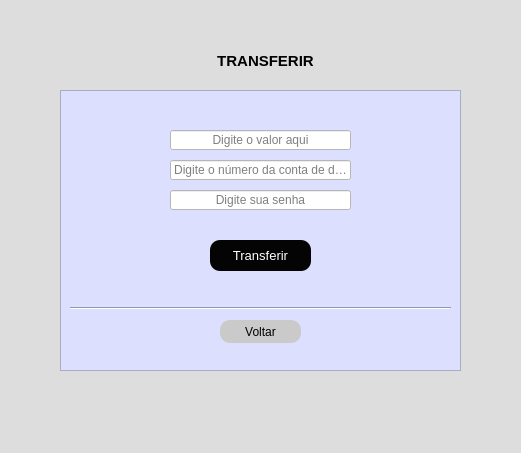
<?xml version="1.0" encoding="UTF-8"?>
<ui version="4.0">
 <class>Form</class>
 <widget class="QWidget" name="Form">
  <property name="geometry">
   <rect>
    <x>0</x>
    <y>0</y>
    <width>521</width>
    <height>453</height>
   </rect>
  </property>
  <property name="windowTitle">
   <string>Form</string>
  </property>
  <property name="styleSheet">
   <string notr="true">background-color: rgb(221, 221, 221);</string>
  </property>
  <widget class="QLabel" name="label">
   <property name="geometry">
    <rect>
     <x>210</x>
     <y>50</y>
     <width>111</width>
     <height>21</height>
    </rect>
   </property>
   <property name="font">
    <font>
     <pointsize>11</pointsize>
     <weight>75</weight>
     <bold>true</bold>
    </font>
   </property>
   <property name="cursor">
    <cursorShape>ArrowCursor</cursorShape>
   </property>
   <property name="text">
    <string>TRANSFERIR</string>
   </property>
   <property name="alignment">
    <set>Qt::AlignCenter</set>
   </property>
  </widget>
  <widget class="QPushButton" name="btn_voltar">
   <property name="geometry">
    <rect>
     <x>220</x>
     <y>320</y>
     <width>81</width>
     <height>23</height>
    </rect>
   </property>
   <property name="cursor">
    <cursorShape>PointingHandCursor</cursorShape>
   </property>
   <property name="styleSheet">
    <string notr="true">QPushButton{
	color: rgb(0, 0, 0);
	background-color: rgb(202, 202, 202);
border-radius: 10px;
}

QPushButton:hover{
background-color: rgb(122, 122, 122);
color: rgb(255, 255, 255);

}</string>
   </property>
   <property name="text">
    <string>Voltar</string>
   </property>
  </widget>
  <widget class="QFrame" name="frame">
   <property name="geometry">
    <rect>
     <x>60</x>
     <y>90</y>
     <width>401</width>
     <height>281</height>
    </rect>
   </property>
   <property name="styleSheet">
    <string notr="true">background-color: rgb(235, 255, 234);
background-color: rgb(221, 223, 255);</string>
   </property>
   <property name="frameShape">
    <enum>QFrame::StyledPanel</enum>
   </property>
   <property name="frameShadow">
    <enum>QFrame::Raised</enum>
   </property>
   <widget class="Line" name="line_2">
    <property name="geometry">
     <rect>
      <x>10</x>
      <y>210</y>
      <width>381</width>
      <height>16</height>
     </rect>
    </property>
    <property name="orientation">
     <enum>Qt::Horizontal</enum>
    </property>
   </widget>
   <widget class="QPushButton" name="btn_transferir">
    <property name="geometry">
     <rect>
      <x>150</x>
      <y>150</y>
      <width>101</width>
      <height>31</height>
     </rect>
    </property>
    <property name="font">
     <font>
      <pointsize>10</pointsize>
     </font>
    </property>
    <property name="cursor">
     <cursorShape>PointingHandCursor</cursorShape>
    </property>
    <property name="styleSheet">
     <string notr="true">QPushButton{
color: rgb(255, 255, 255);
	background-color: rgb(4, 4, 4);
border-radius: 10px;
}

QPushButton:hover{
background-color: rgb(255, 255, 255);
	color: rgb(0, 0, 0);
}</string>
    </property>
    <property name="text">
     <string>Transferir</string>
    </property>
   </widget>
   <widget class="QLineEdit" name="txt_senha">
    <property name="geometry">
     <rect>
      <x>110</x>
      <y>100</y>
      <width>181</width>
      <height>20</height>
     </rect>
    </property>
    <property name="styleSheet">
     <string notr="true">background-color: rgb(255, 255, 255);</string>
    </property>
    <property name="echoMode">
     <enum>QLineEdit::Password</enum>
    </property>
    <property name="alignment">
     <set>Qt::AlignCenter</set>
    </property>
    <property name="placeholderText">
     <string>Digite sua senha</string>
    </property>
   </widget>
   <widget class="QLineEdit" name="txt_valor">
    <property name="geometry">
     <rect>
      <x>110</x>
      <y>40</y>
      <width>181</width>
      <height>20</height>
     </rect>
    </property>
    <property name="styleSheet">
     <string notr="true">background-color: rgb(255, 255, 255);</string>
    </property>
    <property name="alignment">
     <set>Qt::AlignCenter</set>
    </property>
    <property name="placeholderText">
     <string>Digite o valor aqui</string>
    </property>
   </widget>
   <widget class="QLineEdit" name="txt_destino">
    <property name="geometry">
     <rect>
      <x>110</x>
      <y>70</y>
      <width>181</width>
      <height>20</height>
     </rect>
    </property>
    <property name="styleSheet">
     <string notr="true">background-color: rgb(255, 255, 255);</string>
    </property>
    <property name="alignment">
     <set>Qt::AlignCenter</set>
    </property>
    <property name="placeholderText">
     <string>Digite o número da conta de destino</string>
    </property>
   </widget>
  </widget>
  <zorder>frame</zorder>
  <zorder>label</zorder>
  <zorder>btn_voltar</zorder>
 </widget>
 <resources/>
 <connections/>
</ui>
